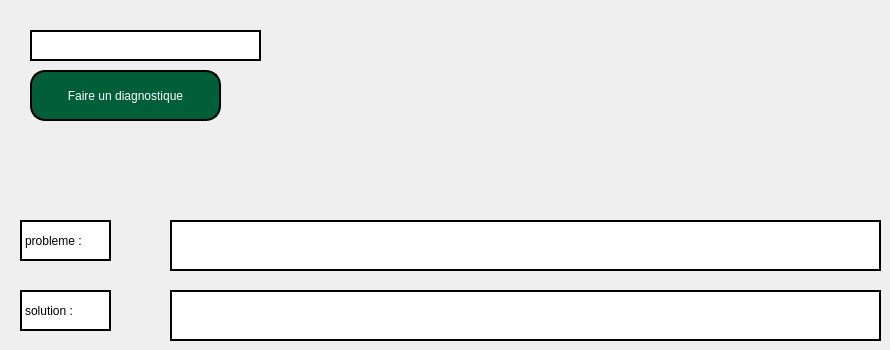
         <widget class="QWidget" name="tab_16">
          <attribute name="title">
           <string>Tab 1</string>
          </attribute>
          <widget class="QLineEdit" name="lineEdit_7">
           <property name="geometry">
            <rect>
             <x>30</x>
             <y>30</y>
             <width>231</width>
             <height>31</height>
            </rect>
           </property>
           <property name="styleSheet">
            <string notr="true">background-color: rgb(255, 255, 255);
border: 2px solid black;
color:black;</string>
           </property>
          </widget>
          <widget class="QPushButton" name="pushButton">
           <property name="geometry">
            <rect>
             <x>30</x>
             <y>70</y>
             <width>191</width>
             <height>51</height>
            </rect>
           </property>
           <property name="styleSheet">
            <string notr="true">QPushButton {
    color: white;                      /* Text color */
    border: 2px solid black;         /* Border width and color */
    border-radius: 15px;              /* Round the corners */
    background-color: #005e38;        /* Optional: Set a background color */
    padding: 10px 20px;               /* Add padding for better aesthetics */
}

QPushButton:hover {
    background-color: #45a049;        /* Change background color on hover */
}

QPushButton:pressed {
    background-color: #3e8e41;        /* Change background color when pressed */
}</string>
           </property>
           <property name="text">
            <string>Faire un diagnostique</string>
           </property>
          </widget>
          <widget class="QLabel" name="label_4">
           <property name="geometry">
            <rect>
             <x>170</x>
             <y>220</y>
             <width>711</width>
             <height>51</height>
            </rect>
           </property>
           <property name="styleSheet">
            <string notr="true">background-color: rgb(255, 255, 255);
border: 2px solid black;
color:black;</string>
           </property>
           <property name="text">
            <string/>
           </property>
          </widget>
          <widget class="QLabel" name="label_5">
           <property name="geometry">
            <rect>
             <x>170</x>
             <y>290</y>
             <width>711</width>
             <height>51</height>
            </rect>
           </property>
           <property name="styleSheet">
            <string notr="true">background-color: rgb(255, 255, 255);
border: 2px solid black;
color:black;</string>
           </property>
           <property name="text">
            <string/>
           </property>
          </widget>
          <widget class="QLabel" name="label_6">
           <property name="geometry">
            <rect>
             <x>20</x>
             <y>220</y>
             <width>91</width>
             <height>41</height>
            </rect>
           </property>
           <property name="styleSheet">
            <string notr="true">background-color: rgb(255, 255, 255);
border: 2px solid black;
color:black;</string>
           </property>
           <property name="text">
            <string>probleme :</string>
           </property>
          </widget>
          <widget class="QLabel" name="label_7">
           <property name="geometry">
            <rect>
             <x>20</x>
             <y>290</y>
             <width>91</width>
             <height>41</height>
            </rect>
           </property>
           <property name="styleSheet">
            <string notr="true">background-color: rgb(255, 255, 255);
border: 2px solid black;
color:black;</string>
           </property>
           <property name="text">
            <string>solution :</string>
           </property>
          </widget>
         </widget>
